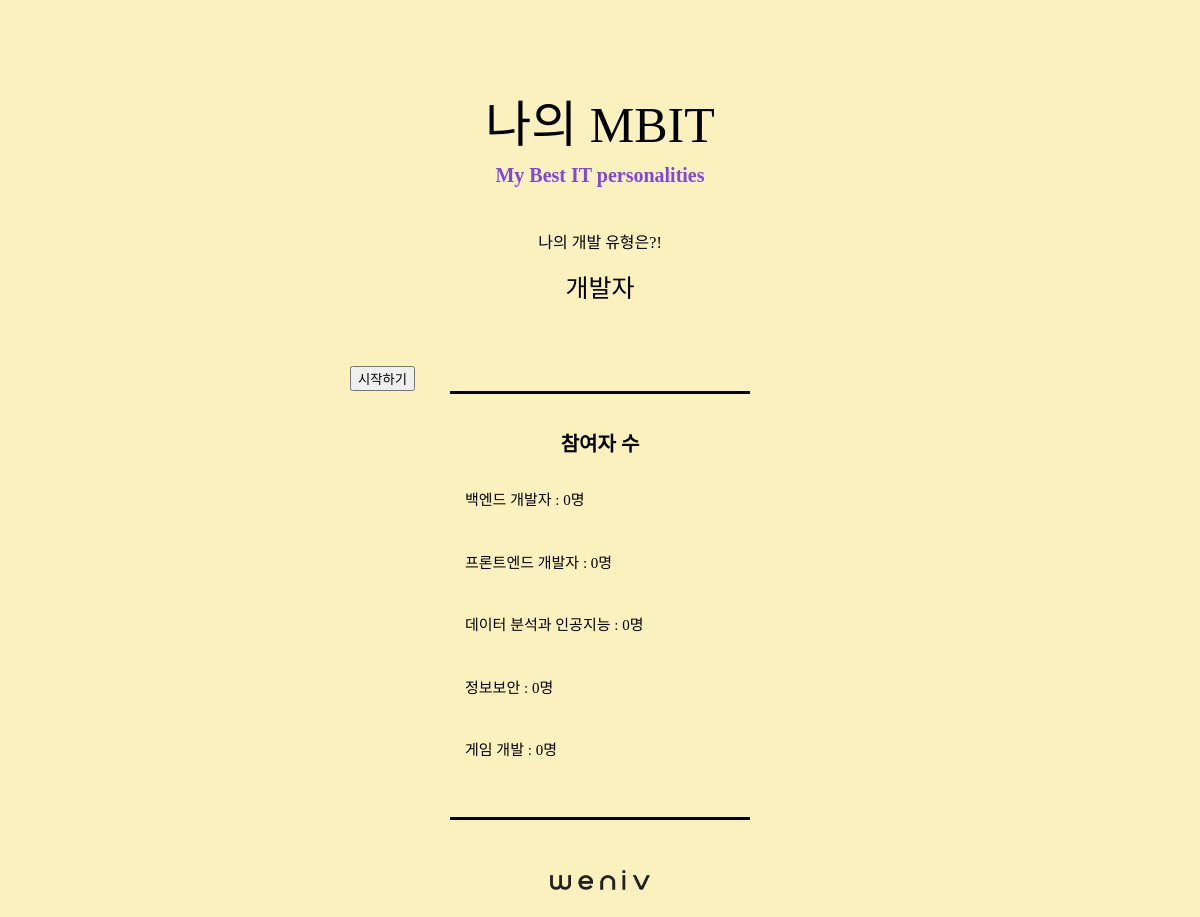
Before: / with the older database file.
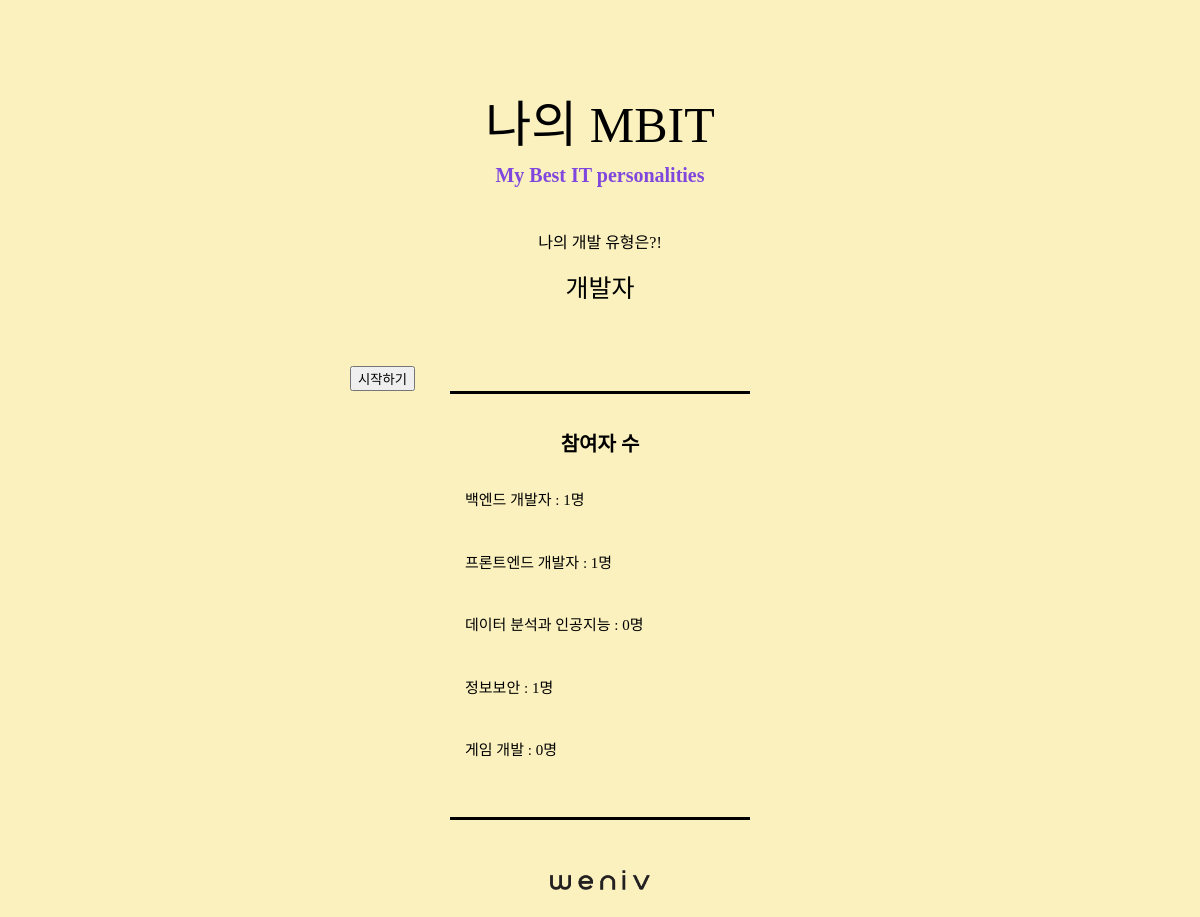
After: the same page with the newer database file.
### main/models.py (models this page shows, shortened)
class Developer(models.Model):
    name = models.CharField(max_length=50)
    count = models.IntegerField(default=0)
    data = models.JSONField()

### main/views.py (the view)
# urls.py: path('', views.index, name='index'),
def index(request):
    developers = Developer.objects.all()
    context = {
        'developers' : developers,
    }
    return render(request, 'main/index.html', context=context)

### main/templates/main/index.html (shortened to what this page needs)
{% extends 'main/base.html' %}
{% load static %}
{% block head %}
    <link rel="stylesheet" type="text/css" href="{% static 'css/reset.css' %}">
    <link rel="stylesheet" type=text/css href="{% static 'css/style.css' %}">
{% endblock head %}
{% block body %}
    <secion id="main_contents">
        <div class="wrapper">
            <div class="title">
                <h3 class="main_title">나의 MBIT</h3>
                <h3 class="sub_title">My Best IT personalities</h3>
            </div>
            <div class="intro">
                <h1>나의 개발 유형은?!</h1>
                <div class="type">
                    <ul class="type_list">
                        <li>개발자</li>
                    </ul>
                </div>
            </div>
            <div class="button">
                <a href="{% url 'main:form' %}">
                    <button class="start" type="button">시작하기</button>
                </a>
            </div>
            <div class="result_data">
                <div class="data_wrap">
                    <h3>참여자 수</h3>
                    <ul>
                        {% for developer in developers %}
                            <li>{{ developer.name }} : {{ developer.count }}명<li>
                        {% endfor %}
                    </ul>
                </div>
            </div>
            <div class="weniv">
                <a href="http://www.paullab.co.kr">
                    <img src="{% static 'image/weniv_logo_black.png' %}" alt="위니브">
                </a>
            </div>
        </div>
    </secion>
{% endblock body %}

Changed rows visible on the page:
changed Developer "백엔드 개발자": count "0" → "1"
changed Developer "프론트엔드 개발자": count "0" → "1"
changed Developer "정보보안": count "0" → "1"
